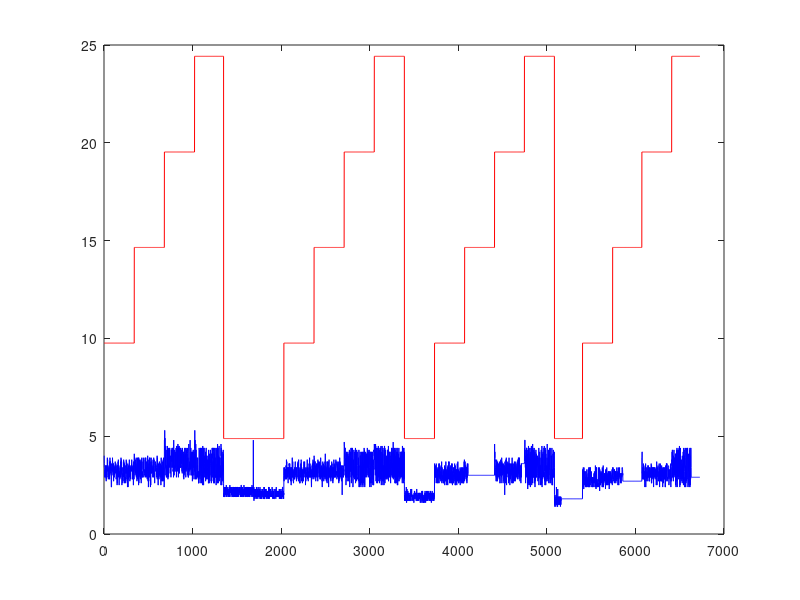
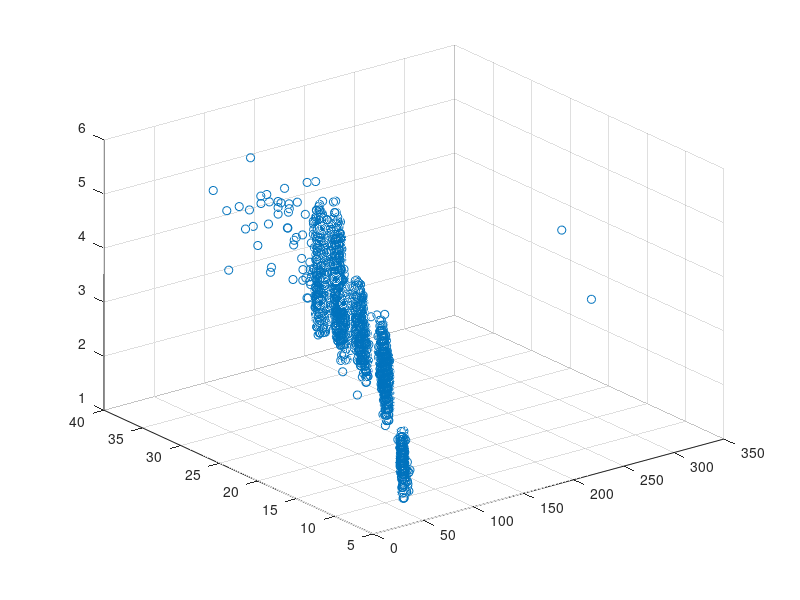

Here is the MATLAB script that generated these plots, in order:
load('proper_motor_data.mat');

%% Filter out the dead tests by killing data values associated with the motor not moving
harr_motor_I = motor_I(motor_W ~= 0);
harr_motor_K = motor_K(motor_W ~= 0);
harr_motor_V = motor_V(motor_W ~= 0);
harr_motor_W = motor_W(motor_W ~= 0);

%Graph it
%scatter3(harr_motor_W, harr_motor_V .* harr_motor_K ./ 100, harr_motor_I);

%% Filter out the time between tests by killing data values associated with no power being sent

double_filter_I = harr_motor_I(harr_motor_K ~= 0);
double_filter_K = harr_motor_K(harr_motor_K ~= 0);
double_filter_V = harr_motor_V(harr_motor_K ~= 0);
double_filter_W = harr_motor_W(harr_motor_K ~= 0);

%Graph it
%scatter3(double_filter_W, double_filter_V .* double_filter_K ./ 100, double_filter_I);

%% Filter out the test transition by killing the ten values associated with a change in the motorK values

prevI = 5;

newK = [];
newI = [];
newV = [];
newW = [];

for i = 2:1:length(double_filter_K)
    
    if((double_filter_K(i) - double_filter_K(i-1)) ~= 0)
        newK = cat(1,newK,double_filter_K(prevI:i-5));
        newI = cat(1,newI,double_filter_I(prevI:i-5));
        newV = cat(1,newV,double_filter_V(prevI:i-5));
        newW = cat(1,newW,double_filter_W(prevI:i-5));

        prevI = i+5;
    end

end

figure;
plot([1:length(newI)],newI,"b",[1:length(newK)],newK,"r");

figure
scatter3(newW, newV .* newK ./ 100, newI);

% %% Current Sensor Noise Analysis
% fs = 1/0.015; % sampling frequency
% pos_test = [1; find(newK(2:end) - newK(1:end-1)) + 1];
% 
% curr_TD = newI(pos_test(1):pos_test(2));
% curr_freq = fft(curr_TD);
% num_elem = length(curr_TD);
% f = fs*(0:(num_elem/2))/num_elem;
% 
% P2 = abs(curr_freq/num_elem);
% P1 = P2(1:num_elem/2+1);
% P1(2:end-1) = 2*P1(2:end-1);
% 
% plot(f,P1) 
% title("Single-Sided Amplitude Spectrum of X(t)")
% xlabel("f (Hz)")
% ylabel("|P1(f)|")
% 
% %% Parse beginning of each test set
% Data_Jump_Size = 341;
% 
% k_data_points = zeros(20,1);
% for i = 1:size(newK,1)
%     k_data_points(i,:) = i + (Data_Jump_Size * (i-1));
% end
% 
% i_data_points = zeros(20,1);
% for i = 1:size(newI,1)
%     i_data_points(i,:) = i + (Data_Jump_Size * (i-1));
% end
% 
% v_data_points = zeros(20,1);
% for i = 1:size(newV,1)
%     i_data_points(i,:) = i + (Data_Jump_Size * (i-1));
% end
% 
% w_data_points = zeros(20,1);
% for i = 1:size(newW,1)
%     w_data_points(i,:) = i + (Data_Jump_Size * (i-1));
% end
% 
% x_axis_points = zeros(1,20);
% for i = 1:size(k_data_points,1)
%     x_axis_points(i,:) = i * 1:size(v_data_points,1);
% end
% 
% plot(x_axis_points, w_data_points, i_data_points)
% title("torque")
% xlabel("Motor Command x Voltage")
% ylabel("Wheel speed")
% zlabel("Current")